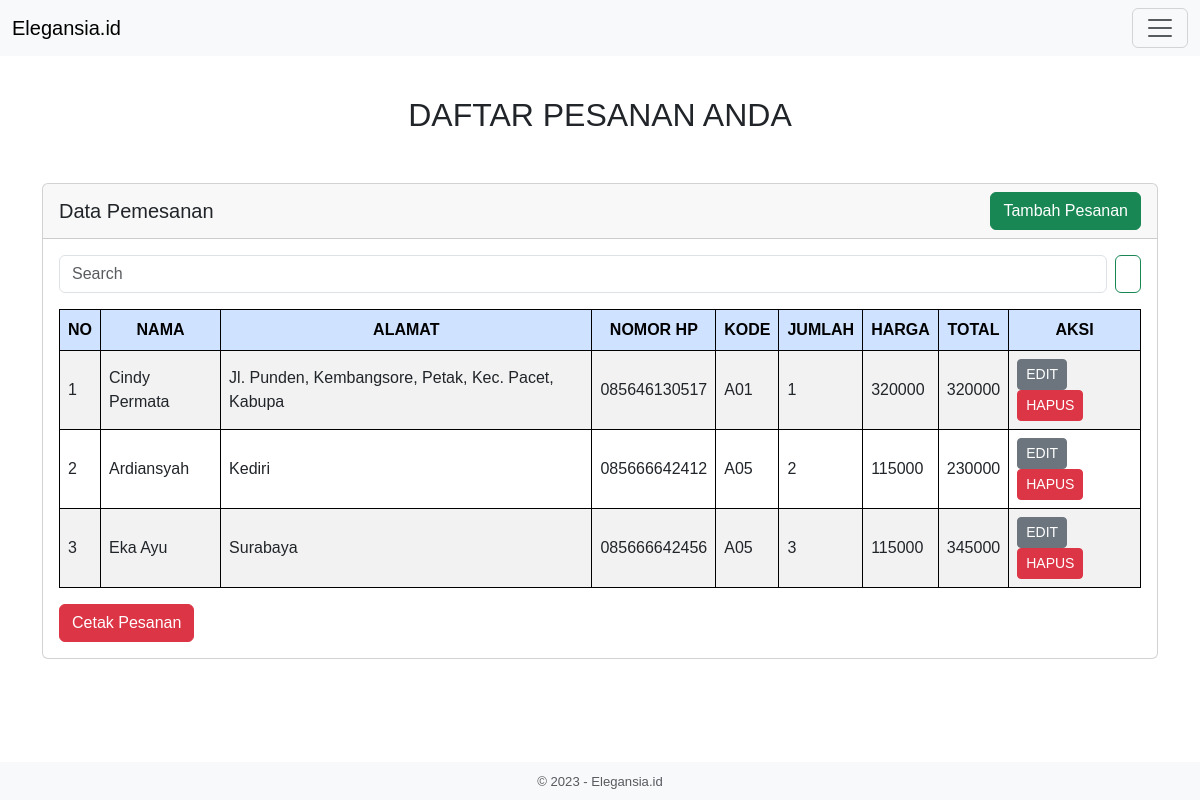
Page /keranjang.php on the committed database.
### tables this page shows
CREATE TABLE `pesanan` (
  `id` int(11) NOT NULL,
  `nama` varchar(25) NOT NULL,
  `alamat` varchar(50) NOT NULL,
  `nomor` varchar(12) NOT NULL,
  `kode` varchar(3) NOT NULL,
  `jumlah` int(2) NOT NULL,
  `harga` int(10) NOT NULL,
  `total` int(15) NOT NULL
);

### keranjang.php (the view, shortened to what this page needs)
<!doctype html>
<html lang="en">
<head>
  <link rel="stylesheet" href="keranjang.css">
  <link href="https://cdn.jsdelivr.net/npm/bootstrap@5.3.0-alpha3/dist/css/bootstrap.min.css" rel="stylesheet"
>
</head>
<body>
  <nav class="navbar bg-body-tertiary fixed-top">
    <div class="container-fluid">
      <a class="navbar-brand" href="#">Elegansia.id</a>
      <button class="navbar-toggler" type="button" data-bs-toggle="offcanvas" data-bs-target="#offcanvasNavbar"
        aria-controls="offcanvasNavbar" aria-label="Toggle navigation">
        <span class="navbar-toggler-icon"></span>
      </button>
    </div>
  </nav>
  <br><br><br><br>
  <h2 class="text-center">DAFTAR PESANAN ANDA</h2>
  <div class="container">
    <div class="card mt-4">
      <div class="card-header">
        <div class="d-flex justify-content-between align-items-center">
          <h5 class="mb-0">Data Pemesanan</h5>
          <a href="tambah.php" class="btn btn-success">Tambah Pesanan</a>
        </div>
      </div>
      <div class="card-body">
        <form class="d-flex mb-3" role="search">
          <input class="form-control me-2" type="search" placeholder="Search" aria-label="Search">
          <button class="btn btn-outline-success" type="submit">
          </button>
        </form>
        <div class="table-responsive">
          <table class="table table-striped">
            <thead class="table-primary">
              <tr>
                <th>NO</th>
                <th>NAMA</th>
                <th>ALAMAT</th>
                <th>NOMOR HP</th>
                <th>KODE</th>
                <th>JUMLAH</th>
                <th>HARGA</th>
                <th>TOTAL</th>
                <th>AKSI</th>
              </tr>
            </thead>
            <tbody>
              <?php
              include 'koneksi.php';
              $no = 1;
              $data = mysqli_query($koneksi, "SELECT * FROM pesanan");
              while ($d = mysqli_fetch_array($data)) {
                ?>
              <tr>
                <td><?php echo $no++; ?></td>
                <td><?php echo $d['nama']; ?></td>
                <td><?php echo $d['alamat']; ?></td>
                <td><?php echo $d['nomor']; ?></td>
                <td><?php echo $d['kode']; ?></td>
                <td><?php echo $d['jumlah']; ?></td>
                <td><?php echo $d['harga']; ?></td>
                <td><?php echo $d['total']; ?></td>
                <td>
                  <a href="edit.php?id=<?php echo $d['id']; ?>" class="btn btn-secondary btn-sm text-white">EDIT</a>
                  <a href="hapus.php?id=<?php echo $d['id']; ?>" class="btn btn-danger btn-sm text-white">HAPUS</a>
                </td>
              </tr>
              <?php
              }
              ?>
            </tbody>
          </table>
        </div>
        <a href="cetak.php" class="btn btn-danger">Cetak Pesanan <ion-icon name="document-outline"></ion-icon></a>
      </div>
    </div>
  </div>
  <br>
  <footer class="mt-4 py-2 bg-light">
    <div class="container text-center">
      <small class="text-muted">© 2023 - Elegansia.id</small>
    </div>
  </footer>
</body>
</html>

### keranjang.css (style rules this page uses)
* { padding: 0; margin: 0; font-family: sans-serif; }
h2 { font-weight: bold; text-align: center; padding-bottom: 25px; }
footer { text-align: center; background-color: rgb(241, 241, 241); color: black; font-size: 15px; padding: 15px 0; position: fixed; left: 0; right: 0; bottom: 0; margin-top: auto; }
th, td { border: 1px solid black; padding: 8px; }
th { background-color: #f2f2f2; font-weight: bold; text-align: center; }

### keranjang.php (style rules this page uses)
th { text-align: center; }
td { vertical-align: middle; }
th, td { border: 1px solid black; padding: 8px; }
th { background-color: #f2f2f2; font-weight: bold; text-align: center; }

### rows in the picture
pesanan: nama "Cindy Permata", alamat "Jl. Punden, Kembangsore, Petak, Kec. Pacet, Kabupa", nomor "085646130517", kode "A01", jumlah "1", harga "320000", total "320000"
pesanan: nama "Ardiansyah", alamat "Kediri", nomor "085666642412", kode "A05", jumlah "2", harga "115000", total "230000"
pesanan: nama "Eka Ayu", alamat "Surabaya", nomor "085666642456", kode "A05", jumlah "3", harga "115000", total "345000"
